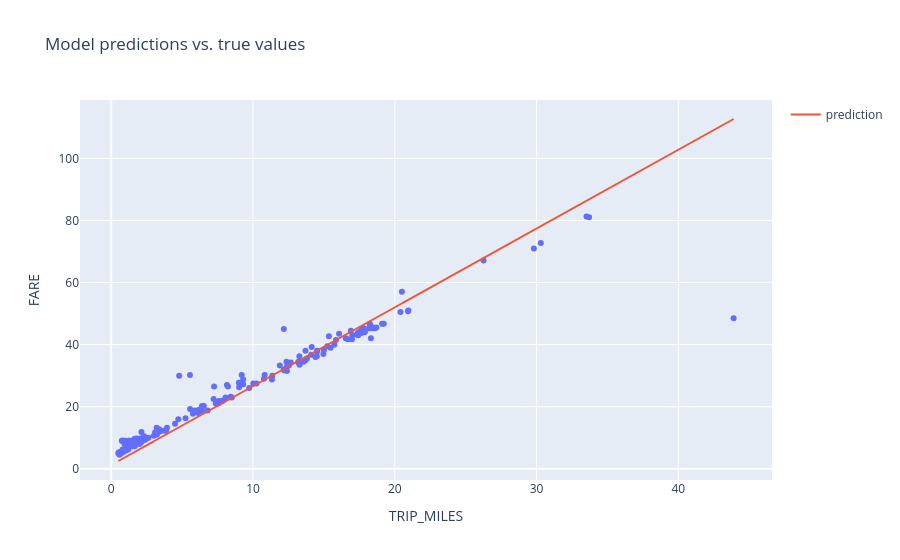

Write notebook code for a chart like this one.
### Code cell
#@title Code - Experiment 3

# The following variables are the hyperparameters.
# TODO - Adjust these hyperparameters to see how they impact a training run.
settings_2 = ml_edu.experiment.ExperimentSettings(
    learning_rate = 0.0001,
    number_epochs = 20,
    batch_size = 50,
    input_features = ['TRIP_MILES']
)

metrics = [keras.metrics.RootMeanSquaredError(name='rmse')]

model_2 = create_model(settings_2, metrics)

experiment_2 = train_model('one_feature_hyper', model_2, training_df, 'FARE', settings_2)

ml_edu.results.plot_experiment_metrics(experiment_2, ['rmse'])
ml_edu.results.plot_model_predictions(experiment_2, training_df, 'FARE')

### Figure 1 — Plotly figure (JSON) as saved in the notebook; plotly's stock layout.template omitted (floating-point values rounded to 4 significant figures; data arrays with more than 128 entries replaced by an {"elided": "..."} marker saying what was removed)
{"data": [{"hovertemplate": "TRIP_MILES=%{x}<br>FARE=%{y}<extra></extra>", "legendgroup": "", "marker": {"color": "#636efa", "symbol": "circle"}, "mode": "markers", "name": "", "orientation": "v", "showlegend": false, "type": "scatter", "x": {"elided": "200 float values"}, "xaxis": "x", "y": {"elided": "200 float values"}, "yaxis": "y"}, {"mode": "lines", "name": "prediction", "type": "scatter", "x": {"elided": "200 float values"}, "y": {"elided": "200 float values"}}], "layout": {"legend": {"tracegroupgap": 0}, "title": {"text": "Model predictions vs. true values"}, "xaxis": {"anchor": "y", "domain": [0, 1], "title": {"text": "TRIP_MILES"}}, "yaxis": {"anchor": "x", "domain": [0, 1], "title": {"text": "FARE"}}}}
